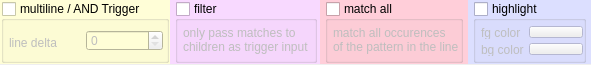
    <widget class="QWidget" name="widget_3" native="true">
     <property name="sizePolicy">
      <sizepolicy hsizetype="Expanding" vsizetype="Fixed">
       <horstretch>0</horstretch>
       <verstretch>0</verstretch>
      </sizepolicy>
     </property>
     <property name="minimumSize">
      <size>
       <width>0</width>
       <height>65</height>
      </size>
     </property>
     <property name="maximumSize">
      <size>
       <width>16777215</width>
       <height>65</height>
      </size>
     </property>
     <property name="palette">
      <palette>
       <active>
        <colorrole role="Base">
         <brush brushstyle="SolidPattern">
          <color alpha="255">
           <red>255</red>
           <green>255</green>
           <blue>255</blue>
          </color>
         </brush>
        </colorrole>
        <colorrole role="Window">
         <brush brushstyle="SolidPattern">
          <color alpha="255">
           <red>239</red>
           <green>239</green>
           <blue>239</blue>
          </color>
         </brush>
        </colorrole>
       </active>
       <inactive>
        <colorrole role="Base">
         <brush brushstyle="SolidPattern">
          <color alpha="255">
           <red>255</red>
           <green>255</green>
           <blue>255</blue>
          </color>
         </brush>
        </colorrole>
        <colorrole role="Window">
         <brush brushstyle="SolidPattern">
          <color alpha="255">
           <red>239</red>
           <green>239</green>
           <blue>239</blue>
          </color>
         </brush>
        </colorrole>
       </inactive>
       <disabled>
        <colorrole role="Base">
         <brush brushstyle="SolidPattern">
          <color alpha="255">
           <red>239</red>
           <green>239</green>
           <blue>239</blue>
          </color>
         </brush>
        </colorrole>
        <colorrole role="Window">
         <brush brushstyle="SolidPattern">
          <color alpha="255">
           <red>239</red>
           <green>239</green>
           <blue>239</blue>
          </color>
         </brush>
        </colorrole>
       </disabled>
      </palette>
     </property>
     <property name="autoFillBackground">
      <bool>true</bool>
     </property>
     <layout class="QHBoxLayout" name="horizontalLayout_2">
      <property name="spacing">
       <number>0</number>
      </property>
      <property name="leftMargin">
       <number>0</number>
      </property>
      <property name="topMargin">
       <number>0</number>
      </property>
      <property name="rightMargin">
       <number>0</number>
      </property>
      <property name="bottomMargin">
       <number>1</number>
      </property>
      <item>
       <widget class="QWidget" name="widget_13" native="true">
        <property name="palette">
         <palette>
          <active>
           <colorrole role="Base">
            <brush brushstyle="SolidPattern">
             <color alpha="255">
              <red>255</red>
              <green>255</green>
              <blue>255</blue>
             </color>
            </brush>
           </colorrole>
           <colorrole role="Window">
            <brush brushstyle="SolidPattern">
             <color alpha="255">
              <red>255</red>
              <green>254</green>
              <blue>215</blue>
             </color>
            </brush>
           </colorrole>
          </active>
          <inactive>
           <colorrole role="Base">
            <brush brushstyle="SolidPattern">
             <color alpha="255">
              <red>255</red>
              <green>255</green>
              <blue>255</blue>
             </color>
            </brush>
           </colorrole>
           <colorrole role="Window">
            <brush brushstyle="SolidPattern">
             <color alpha="255">
              <red>255</red>
              <green>254</green>
              <blue>215</blue>
             </color>
            </brush>
           </colorrole>
          </inactive>
          <disabled>
           <colorrole role="Base">
            <brush brushstyle="SolidPattern">
             <color alpha="255">
              <red>255</red>
              <green>254</green>
              <blue>215</blue>
             </color>
            </brush>
           </colorrole>
           <colorrole role="Window">
            <brush brushstyle="SolidPattern">
             <color alpha="255">
              <red>255</red>
              <green>254</green>
              <blue>215</blue>
             </color>
            </brush>
           </colorrole>
          </disabled>
         </palette>
        </property>
        <property name="autoFillBackground">
         <bool>true</bool>
        </property>
        <layout class="QGridLayout" name="gridLayout_5">
         <property name="margin">
          <number>1</number>
         </property>
         <property name="spacing">
          <number>1</number>
         </property>
         <item row="0" column="0">
          <widget class="QGroupBox" name="checkBox_multlinetrigger">
           <property name="sizePolicy">
            <sizepolicy hsizetype="Expanding" vsizetype="Expanding">
             <horstretch>0</horstretch>
             <verstretch>0</verstretch>
            </sizepolicy>
           </property>
           <property name="minimumSize">
            <size>
             <width>0</width>
             <height>0</height>
            </size>
           </property>
           <property name="maximumSize">
            <size>
             <width>16777215</width>
             <height>16777215</height>
            </size>
           </property>
           <property name="palette">
            <palette>
             <active>
              <colorrole role="Base">
               <brush brushstyle="SolidPattern">
                <color alpha="255">
                 <red>255</red>
                 <green>255</green>
                 <blue>255</blue>
                </color>
               </brush>
              </colorrole>
              <colorrole role="Window">
               <brush brushstyle="SolidPattern">
                <color alpha="255">
                 <red>255</red>
                 <green>254</green>
                 <blue>215</blue>
                </color>
               </brush>
              </colorrole>
             </active>
             <inactive>
              <colorrole role="Base">
               <brush brushstyle="SolidPattern">
                <color alpha="255">
                 <red>255</red>
                 <green>255</green>
                 <blue>255</blue>
                </color>
               </brush>
              </colorrole>
              <colorrole role="Window">
               <brush brushstyle="SolidPattern">
                <color alpha="255">
                 <red>255</red>
                 <green>254</green>
                 <blue>215</blue>
                </color>
               </brush>
              </colorrole>
             </inactive>
             <disabled>
              <colorrole role="Base">
               <brush brushstyle="SolidPattern">
                <color alpha="255">
                 <red>255</red>
                 <green>254</green>
                 <blue>215</blue>
                </color>
               </brush>
              </colorrole>
              <colorrole role="Window">
               <brush brushstyle="SolidPattern">
                <color alpha="255">
                 <red>255</red>
                 <green>254</green>
                 <blue>215</blue>
                </color>
               </brush>
              </colorrole>
             </disabled>
            </palette>
           </property>
           <property name="toolTip">
            <string>The trigger will only fire if all conditions on the list 
have been met within the specified line margin. 
If this option is not set the trigger will fire if any 
conditon on the list has been met. Read more 
about the additional implications in the manual 
as this is a complex topic.</string>
           </property>
           <property name="autoFillBackground">
            <bool>true</bool>
           </property>
           <property name="title">
            <string>multiline / AND Trigger</string>
           </property>
           <property name="checkable">
            <bool>true</bool>
           </property>
           <property name="checked">
            <bool>false</bool>
           </property>
           <layout class="QHBoxLayout" name="horizontalLayout_4">
            <property name="spacing">
             <number>0</number>
            </property>
            <property name="leftMargin">
             <number>5</number>
            </property>
            <property name="topMargin">
             <number>9</number>
            </property>
            <property name="rightMargin">
             <number>3</number>
            </property>
            <property name="bottomMargin">
             <number>9</number>
            </property>
            <item>
             <widget class="QLabel" name="label_3">
              <property name="sizePolicy">
               <sizepolicy hsizetype="Expanding" vsizetype="Expanding">
                <horstretch>0</horstretch>
                <verstretch>0</verstretch>
               </sizepolicy>
              </property>
              <property name="minimumSize">
               <size>
                <width>0</width>
                <height>25</height>
               </size>
              </property>
              <property name="text">
               <string>line delta</string>
              </property>
              <property name="scaledContents">
               <bool>true</bool>
              </property>
              <property name="wordWrap">
               <bool>true</bool>
              </property>
              <property name="indent">
               <number>0</number>
              </property>
             </widget>
            </item>
            <item>
             <widget class="QSpinBox" name="spinBox_linemargin">
              <property name="sizePolicy">
               <sizepolicy hsizetype="Expanding" vsizetype="Expanding">
                <horstretch>0</horstretch>
                <verstretch>0</verstretch>
               </sizepolicy>
              </property>
              <property name="minimumSize">
               <size>
                <width>0</width>
                <height>15</height>
               </size>
              </property>
              <property name="maximumSize">
               <size>
                <width>16777215</width>
                <height>16777215</height>
               </size>
              </property>
              <property name="toolTip">
               <string>Within how many lines must all condition be true to fire the trigger?</string>
              </property>
             </widget>
            </item>
           </layout>
          </widget>
         </item>
        </layout>
       </widget>
      </item>
      <item>
       <widget class="QWidget" name="widget_12" native="true">
        <property name="sizePolicy">
         <sizepolicy hsizetype="Preferred" vsizetype="Preferred">
          <horstretch>0</horstretch>
          <verstretch>0</verstretch>
         </sizepolicy>
        </property>
        <property name="minimumSize">
         <size>
          <width>150</width>
          <height>0</height>
         </size>
        </property>
        <property name="baseSize">
         <size>
          <width>0</width>
          <height>0</height>
         </size>
        </property>
        <property name="palette">
         <palette>
          <active>
           <colorrole role="Base">
            <brush brushstyle="SolidPattern">
             <color alpha="255">
              <red>255</red>
              <green>255</green>
              <blue>255</blue>
             </color>
            </brush>
           </colorrole>
           <colorrole role="Window">
            <brush brushstyle="SolidPattern">
             <color alpha="255">
              <red>248</red>
              <green>217</green>
              <blue>255</blue>
             </color>
            </brush>
           </colorrole>
          </active>
          <inactive>
           <colorrole role="Base">
            <brush brushstyle="SolidPattern">
             <color alpha="255">
              <red>255</red>
              <green>255</green>
              <blue>255</blue>
             </color>
            </brush>
           </colorrole>
           <colorrole role="Window">
            <brush brushstyle="SolidPattern">
             <color alpha="255">
              <red>248</red>
              <green>217</green>
              <blue>255</blue>
             </color>
            </brush>
           </colorrole>
          </inactive>
          <disabled>
           <colorrole role="Base">
            <brush brushstyle="SolidPattern">
             <color alpha="255">
              <red>248</red>
              <green>217</green>
              <blue>255</blue>
             </color>
            </brush>
           </colorrole>
           <colorrole role="Window">
            <brush brushstyle="SolidPattern">
             <color alpha="255">
              <red>248</red>
              <green>217</green>
              <blue>255</blue>
             </color>
            </brush>
           </colorrole>
          </disabled>
         </palette>
        </property>
        <property name="autoFillBackground">
         <bool>true</bool>
        </property>
        <layout class="QGridLayout" name="gridLayout_9">
         <property name="leftMargin">
          <number>5</number>
         </property>
         <property name="topMargin">
          <number>1</number>
         </property>
         <property name="rightMargin">
          <number>3</number>
         </property>
         <property name="bottomMargin">
          <number>1</number>
         </property>
         <item row="0" column="0">
          <widget class="QGroupBox" name="filterTrigger">
           <property name="sizePolicy">
            <sizepolicy hsizetype="Expanding" vsizetype="Minimum">
             <horstretch>0</horstretch>
             <verstretch>0</verstretch>
            </sizepolicy>
           </property>
           <property name="minimumSize">
            <size>
             <width>0</width>
             <height>0</height>
            </size>
           </property>
           <property name="toolTip">
            <string>act as filter, i.e. only pass matches to its children to trigger on, instead of the original line from the MUD</string>
           </property>
           <property name="title">
            <string>filter</string>
           </property>
           <property name="checkable">
            <bool>true</bool>
           </property>
           <property name="checked">
            <bool>false</bool>
           </property>
           <layout class="QGridLayout" name="gridLayout_6">
            <property name="leftMargin">
             <number>5</number>
            </property>
            <property name="topMargin">
             <number>5</number>
            </property>
            <property name="rightMargin">
             <number>1</number>
            </property>
            <property name="bottomMargin">
             <number>1</number>
            </property>
            <item row="0" column="0">
             <widget class="QLabel" name="label_15">
              <property name="sizePolicy">
               <sizepolicy hsizetype="Expanding" vsizetype="Expanding">
                <horstretch>0</horstretch>
                <verstretch>0</verstretch>
               </sizepolicy>
              </property>
              <property name="minimumSize">
               <size>
                <width>0</width>
                <height>0</height>
               </size>
              </property>
              <property name="maximumSize">
               <size>
                <width>16777215</width>
                <height>16777215</height>
               </size>
              </property>
              <property name="toolTip">
               <string>Only the filtered content (=capture groups) will be passed on to child triggers, not the initial line (see manual on filters)</string>
              </property>
              <property name="text">
               <string>only pass matches to children as trigger input</string>
              </property>
              <property name="scaledContents">
               <bool>true</bool>
              </property>
              <property name="alignment">
               <set>Qt::AlignLeading|Qt::AlignLeft|Qt::AlignTop</set>
              </property>
              <property name="wordWrap">
               <bool>true</bool>
              </property>
              <property name="indent">
               <number>0</number>
              </property>
             </widget>
            </item>
           </layout>
          </widget>
         </item>
        </layout>
       </widget>
      </item>
      <item>
       <widget class="QWidget" name="widget_11" native="true">
        <property name="sizePolicy">
         <sizepolicy hsizetype="Expanding" vsizetype="Preferred">
          <horstretch>0</horstretch>
          <verstretch>0</verstretch>
         </sizepolicy>
        </property>
        <property name="palette">
         <palette>
          <active>
           <colorrole role="Base">
            <brush brushstyle="SolidPattern">
             <color alpha="255">
              <red>255</red>
              <green>255</green>
              <blue>255</blue>
             </color>
            </brush>
           </colorrole>
           <colorrole role="Window">
            <brush brushstyle="SolidPattern">
             <color alpha="255">
              <red>255</red>
              <green>206</green>
              <blue>217</blue>
             </color>
            </brush>
           </colorrole>
          </active>
          <inactive>
           <colorrole role="Base">
            <brush brushstyle="SolidPattern">
             <color alpha="255">
              <red>255</red>
              <green>255</green>
              <blue>255</blue>
             </color>
            </brush>
           </colorrole>
           <colorrole role="Window">
            <brush brushstyle="SolidPattern">
             <color alpha="255">
              <red>255</red>
              <green>206</green>
              <blue>217</blue>
             </color>
            </brush>
           </colorrole>
          </inactive>
          <disabled>
           <colorrole role="Base">
            <brush brushstyle="SolidPattern">
             <color alpha="255">
              <red>255</red>
              <green>206</green>
              <blue>217</blue>
             </color>
            </brush>
           </colorrole>
           <colorrole role="Window">
            <brush brushstyle="SolidPattern">
             <color alpha="255">
              <red>255</red>
              <green>206</green>
              <blue>217</blue>
             </color>
            </brush>
           </colorrole>
          </disabled>
         </palette>
        </property>
        <property name="autoFillBackground">
         <bool>true</bool>
        </property>
        <layout class="QVBoxLayout" name="verticalLayout_9">
         <property name="spacing">
          <number>0</number>
         </property>
         <property name="leftMargin">
          <number>5</number>
         </property>
         <property name="topMargin">
          <number>1</number>
         </property>
         <property name="rightMargin">
          <number>5</number>
         </property>
         <property name="bottomMargin">
          <number>1</number>
         </property>
         <item>
          <widget class="QGroupBox" name="perlSlashGOption">
           <property name="minimumSize">
            <size>
             <width>0</width>
             <height>0</height>
            </size>
           </property>
           <property name="toolTip">
            <string>Chose this option if you want to include all possible matches of the pattern in the line. 
Without this option, the pattern matching will stop after the first successful match.</string>
           </property>
           <property name="title">
            <string>match all</string>
           </property>
           <property name="checkable">
            <bool>true</bool>
           </property>
           <property name="checked">
            <bool>false</bool>
           </property>
           <layout class="QGridLayout" name="gridLayout_7">
            <property name="leftMargin">
             <number>5</number>
            </property>
            <property name="topMargin">
             <number>5</number>
            </property>
            <property name="rightMargin">
             <number>1</number>
            </property>
            <property name="bottomMargin">
             <number>1</number>
            </property>
            <item row="0" column="0">
             <widget class="QLabel" name="label_17">
              <property name="sizePolicy">
               <sizepolicy hsizetype="Expanding" vsizetype="Expanding">
                <horstretch>0</horstretch>
                <verstretch>0</verstretch>
               </sizepolicy>
              </property>
              <property name="minimumSize">
               <size>
                <width>0</width>
                <height>0</height>
               </size>
              </property>
              <property name="maximumSize">
               <size>
                <width>16777215</width>
                <height>16777215</height>
               </size>
              </property>
              <property name="toolTip">
               <string/>
              </property>
              <property name="text">
               <string>match all occurences of the pattern in the line</string>
              </property>
              <property name="scaledContents">
               <bool>true</bool>
              </property>
              <property name="alignment">
               <set>Qt::AlignLeading|Qt::AlignLeft|Qt::AlignTop</set>
              </property>
              <property name="wordWrap">
               <bool>true</bool>
              </property>
              <property name="indent">
               <number>0</number>
              </property>
             </widget>
            </item>
           </layout>
          </widget>
         </item>
        </layout>
       </widget>
      </item>
      <item>
       <widget class="QWidget" name="widget_10" native="true">
        <property name="sizePolicy">
         <sizepolicy hsizetype="Expanding" vsizetype="Expanding">
          <horstretch>0</horstretch>
          <verstretch>0</verstretch>
         </sizepolicy>
        </property>
        <property name="palette">
         <palette>
          <active>
           <colorrole role="Base">
            <brush brushstyle="SolidPattern">
             <color alpha="255">
              <red>255</red>
              <green>255</green>
              <blue>255</blue>
             </color>
            </brush>
           </colorrole>
           <colorrole role="Window">
            <brush brushstyle="SolidPattern">
             <color alpha="255">
              <red>220</red>
              <green>223</green>
              <blue>255</blue>
             </color>
            </brush>
           </colorrole>
          </active>
          <inactive>
           <colorrole role="Base">
            <brush brushstyle="SolidPattern">
             <color alpha="255">
              <red>255</red>
              <green>255</green>
              <blue>255</blue>
             </color>
            </brush>
           </colorrole>
           <colorrole role="Window">
            <brush brushstyle="SolidPattern">
             <color alpha="255">
              <red>220</red>
              <green>223</green>
              <blue>255</blue>
             </color>
            </brush>
           </colorrole>
          </inactive>
          <disabled>
           <colorrole role="Base">
            <brush brushstyle="SolidPattern">
             <color alpha="255">
              <red>220</red>
              <green>223</green>
              <blue>255</blue>
             </color>
            </brush>
           </colorrole>
           <colorrole role="Window">
            <brush brushstyle="SolidPattern">
             <color alpha="255">
              <red>220</red>
              <green>223</green>
              <blue>255</blue>
             </color>
            </brush>
           </colorrole>
          </disabled>
         </palette>
        </property>
        <property name="autoFillBackground">
         <bool>true</bool>
        </property>
        <layout class="QVBoxLayout" name="verticalLayout_3">
         <property name="leftMargin">
          <number>5</number>
         </property>
         <property name="topMargin">
          <number>1</number>
         </property>
         <property name="rightMargin">
          <number>5</number>
         </property>
         <property name="bottomMargin">
          <number>1</number>
         </property>
         <item>
          <widget class="QGroupBox" name="colorizerTrigger">
           <property name="sizePolicy">
            <sizepolicy hsizetype="Expanding" vsizetype="Minimum">
             <horstretch>0</horstretch>
             <verstretch>0</verstretch>
            </sizepolicy>
           </property>
           <property name="minimumSize">
            <size>
             <width>0</width>
             <height>0</height>
            </size>
           </property>
           <property name="maximumSize">
            <size>
             <width>16777215</width>
             <height>16777215</height>
            </size>
           </property>
           <property name="toolTip">
            <string>highlight the capture groups if there are any
otherwise highlight the entire match</string>
           </property>
           <property name="title">
            <string>highlight</string>
           </property>
           <property name="checkable">
            <bool>true</bool>
           </property>
           <property name="checked">
            <bool>false</bool>
           </property>
           <layout class="QGridLayout" name="gridLayout">
            <property name="leftMargin">
             <number>5</number>
            </property>
            <property name="topMargin">
             <number>5</number>
            </property>
            <property name="rightMargin">
             <number>0</number>
            </property>
            <property name="bottomMargin">
             <number>5</number>
            </property>
            <property name="spacing">
             <number>5</number>
            </property>
            <item row="0" column="1">
             <widget class="QPushButton" name="pushButtonFgColor">
              <property name="sizePolicy">
               <sizepolicy hsizetype="Expanding" vsizetype="Expanding">
                <horstretch>0</horstretch>
                <verstretch>0</verstretch>
               </sizepolicy>
              </property>
              <property name="maximumSize">
               <size>
                <width>16777215</width>
                <height>16777215</height>
               </size>
              </property>
              <property name="font">
               <font>
                <family>Lucida Grande</family>
               </font>
              </property>
              <property name="text">
               <string/>
              </property>
             </widget>
            </item>
            <item row="0" column="0">
             <widget class="QLabel" name="label_9">
              <property name="sizePolicy">
               <sizepolicy hsizetype="Expanding" vsizetype="Fixed">
                <horstretch>0</horstretch>
                <verstretch>0</verstretch>
               </sizepolicy>
              </property>
              <property name="minimumSize">
               <size>
                <width>0</width>
                <height>13</height>
               </size>
              </property>
              <property name="text">
               <string>fg color</string>
              </property>
             </widget>
            </item>
            <item row="4" column="1">
             <widget class="QPushButton" name="pushButtonBgColor">
              <property name="sizePolicy">
               <sizepolicy hsizetype="Expanding" vsizetype="Expanding">
                <horstretch>0</horstretch>
                <verstretch>0</verstretch>
               </sizepolicy>
              </property>
              <property name="maximumSize">
               <size>
                <width>16777215</width>
                <height>16777215</height>
               </size>
              </property>
              <property name="font">
               <font>
                <pointsize>13</pointsize>
               </font>
              </property>
              <property name="text">
               <string/>
              </property>
              <property name="flat">
               <bool>false</bool>
              </property>
             </widget>
            </item>
            <item row="4" column="0">
             <widget class="QLabel" name="label_10">
              <property name="sizePolicy">
               <sizepolicy hsizetype="Expanding" vsizetype="Fixed">
                <horstretch>0</horstretch>
                <verstretch>0</verstretch>
               </sizepolicy>
              </property>
              <property name="minimumSize">
               <size>
                <width>0</width>
                <height>13</height>
               </size>
              </property>
              <property name="text">
               <string>bg color</string>
              </property>
             </widget>
            </item>
           </layout>
          </widget>
         </item>
        </layout>
       </widget>
      </item>
     </layout>
    </widget>
